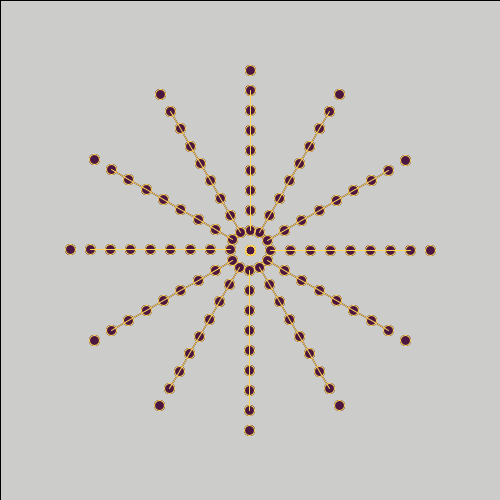
Frame 1 (no input)
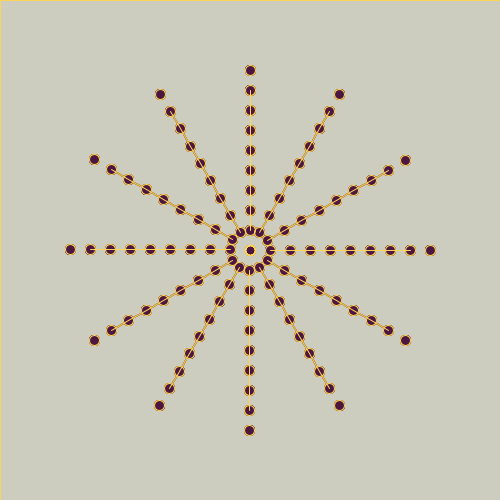
Frame 60 (the mouse pressed at the canvas centre just before this capture)
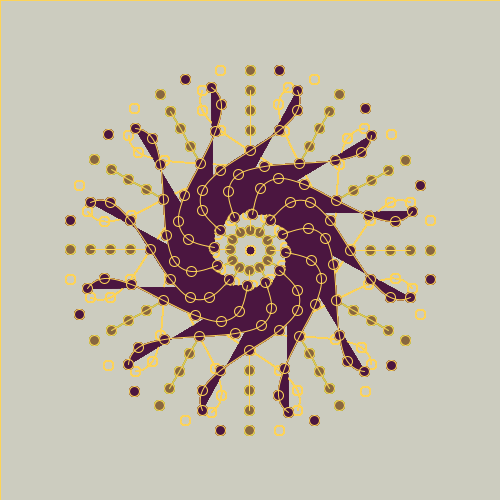
Frame 120 (the mouse held since frame 60 and released just before this capture)

The Processing sketch that drew these frames (run headless with seeded random() and noise(); from frame 60 on, the mouse is pressed at the canvas centre):

// Processing sketch: processing_4200
// ── processing_4200.pde

//
int lineNum;
//
void setup(){
  size(500,500);
 
  
}
//
void draw(){
  
  fill(250,242,114,2);
  rect(0,0,width,height);
  translate(width/2,height/2);
  noFill();
 
  lineNum=12;
  for(int j=0;j<lineNum;j++){
    //
     beginShape();
  for(int i=0;i<200;i=i+20){
    float x=i;
    float y=mouseX/5*sin(i/(200/TWO_PI));

     //
    float rotX=x*cos(TWO_PI/lineNum*j)-y*sin(TWO_PI/lineNum*j);
    float rotY=x*sin(TWO_PI/lineNum*j)+y*cos(TWO_PI/lineNum*j);
     curveVertex(rotX,rotY);
  
     ellipse(rotX,rotY,10,10);
  }
     endShape();
  }
  //
 

  for(int j=0;j<lineNum;j++){
    //
    noFill();
    stroke(75,22,64);
     beginShape();
  for(int i=0;i<200;i=i+20){
 
    float x=i;
    float y=-mouseX/5*sin(i/(200/TWO_PI));

     //

    float rotX=x*cos(TWO_PI/lineNum*j)-y*sin(TWO_PI/lineNum*j);
    float rotY=x*sin(TWO_PI/lineNum*j)+y*cos(TWO_PI/lineNum*j);
     
     curveVertex(rotX,rotY);
    
    fill(75,22,64);
     ellipse(rotX,rotY,10,10);
  }
     endShape();
  }
 
  //
  for(int j=0;j<lineNum;j++){
    //
    noFill();
    stroke(253,212,88);
     beginShape();
  for(int i=0;i<200;i=i+20){
    float x=i;
    float y=-mouseX/5*sin(i/(200/TWO_PI));

     //

    float rotX=x*cos(TWO_PI/lineNum*j)-y*sin(TWO_PI/lineNum*j);
    float rotY=x*sin(TWO_PI/lineNum*j)+y*cos(TWO_PI/lineNum*j);
     
     curveVertex(rotX,rotY);
     ellipse(rotX,rotY,10,10);
  }
     endShape();
  }
 

}
